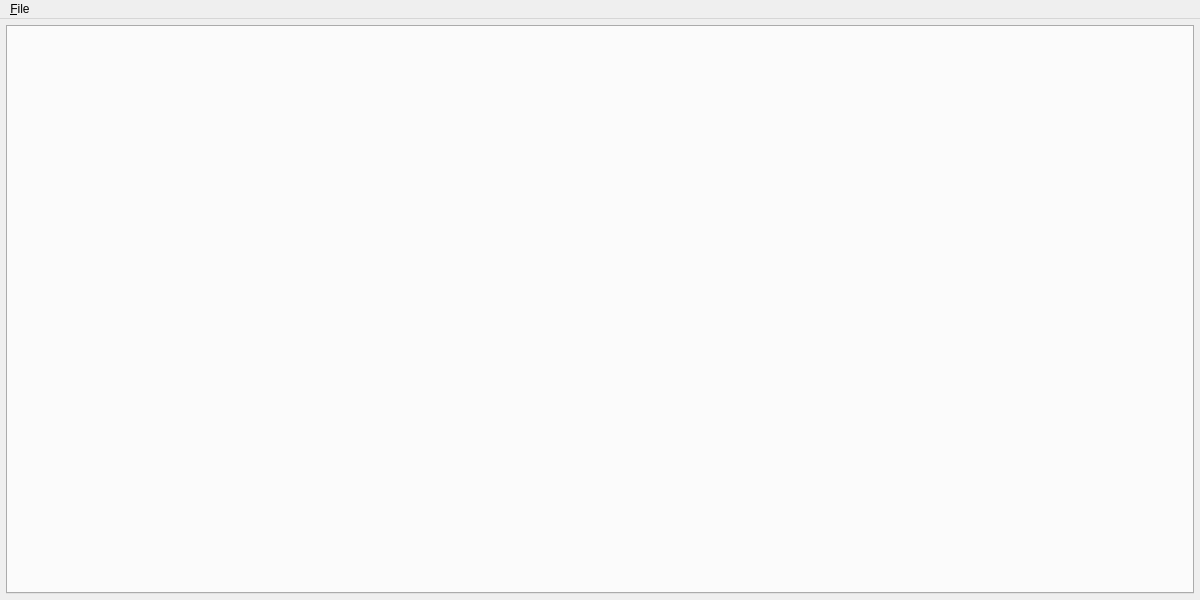
<?xml version="1.0" encoding="UTF-8"?>
<ui version="4.0">
 <class>MainWindow</class>
 <widget class="QMainWindow" name="MainWindow">
  <property name="geometry">
   <rect>
    <x>0</x>
    <y>0</y>
    <width>1200</width>
    <height>600</height>
   </rect>
  </property>
  <property name="windowTitle">
   <string>Minidump</string>
  </property>
  <widget class="QWidget" name="centralwidget">
   <layout class="QVBoxLayout" name="verticalLayout">
    <property name="leftMargin">
     <number>6</number>
    </property>
    <property name="topMargin">
     <number>6</number>
    </property>
    <property name="rightMargin">
     <number>6</number>
    </property>
    <property name="bottomMargin">
     <number>6</number>
    </property>
    <item>
     <widget class="QTabWidget" name="tabWidget">
      <property name="currentIndex">
       <number>-1</number>
      </property>
     </widget>
    </item>
   </layout>
  </widget>
  <widget class="QMenuBar" name="menubar">
   <property name="geometry">
    <rect>
     <x>0</x>
     <y>0</y>
     <width>1200</width>
     <height>24</height>
    </rect>
   </property>
   <widget class="QMenu" name="menu_File">
    <property name="title">
     <string>&amp;File</string>
    </property>
    <addaction name="action_Load_file"/>
   </widget>
   <addaction name="menu_File"/>
  </widget>
  <action name="action_Load_file">
   <property name="text">
    <string>&amp;Load file</string>
   </property>
  </action>
 </widget>
 <resources/>
 <connections/>
</ui>
